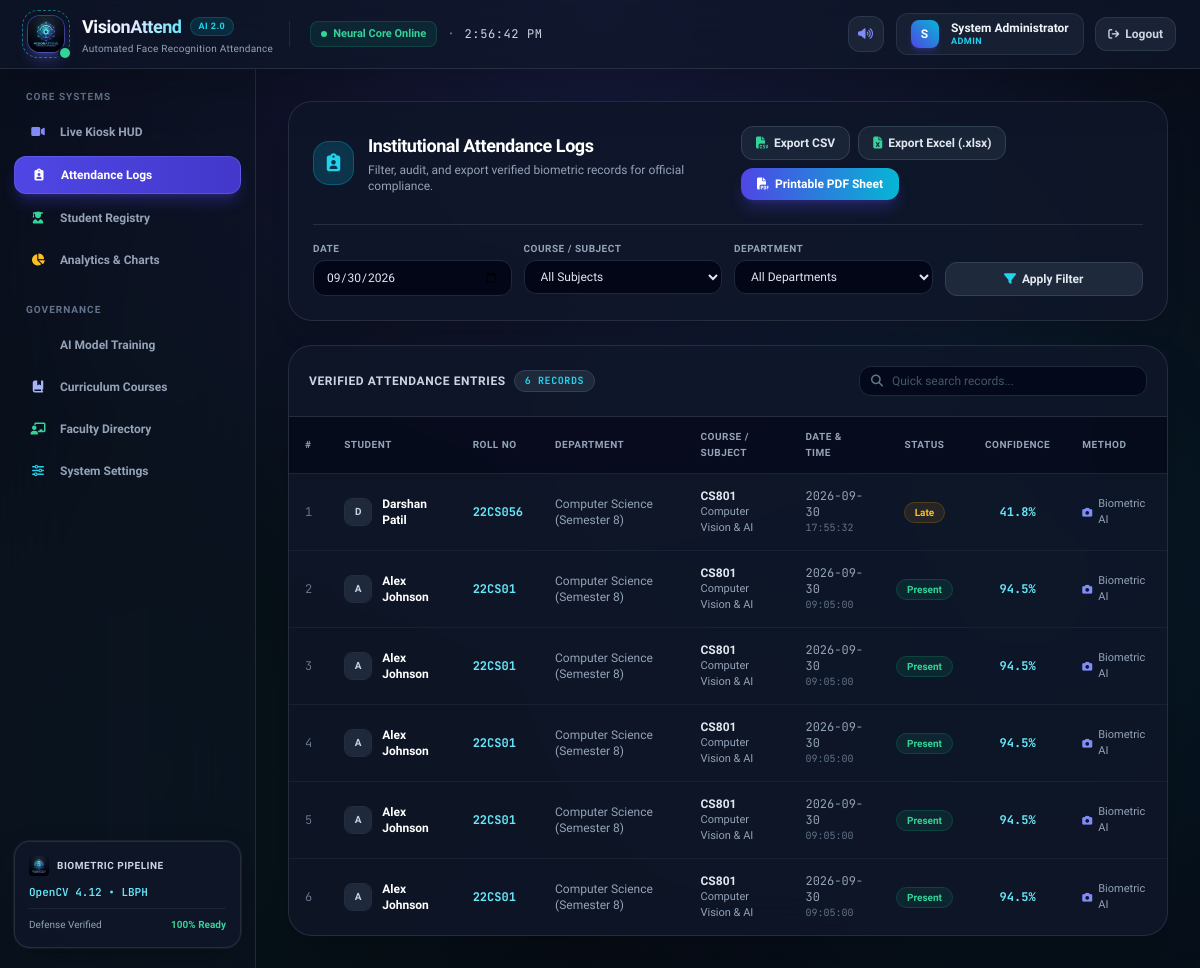
/attendance (signed in), run on an earlier commit of the app's database.
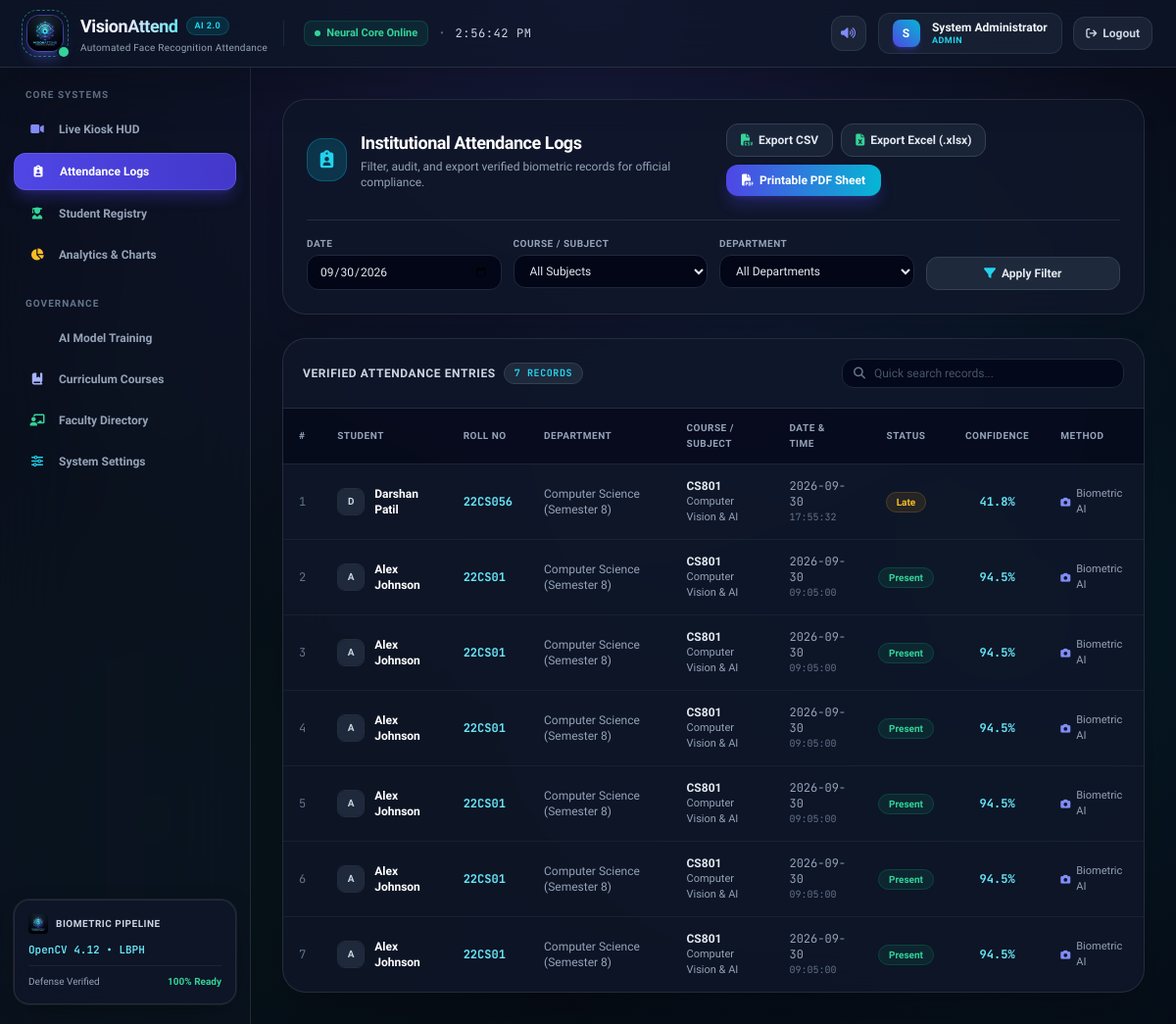
And on a later commit of the database.
### tables this page shows
CREATE TABLE attendance (
                id INTEGER PRIMARY KEY AUTOINCREMENT,
                student_id INTEGER NOT NULL,
                subject_id INTEGER NOT NULL,
                date TEXT NOT NULL, -- YYYY-MM-DD
                time TEXT NOT NULL, -- HH:MM:SS
                status TEXT NOT NULL CHECK(status IN ('Present', 'Late', 'Absent')),
                confidence REAL DEFAULT 0.0,
                liveness_verified INTEGER DEFAULT 1,
                session_type TEXT DEFAULT 'Regular Class',
                method TEXT DEFAULT 'Face Recognition',
                created_at TIMESTAMP DEFAULT CURRENT_TIMESTAMP,
                FOREIGN KEY (student_id) REFERENCES students(id) ON DELETE CASCADE,
                FOREIGN KEY (subject_id) REFERENCES subjects(id) ON DELETE CASCADE
            );

CREATE TABLE students (
                id INTEGER PRIMARY KEY AUTOINCREMENT,
                roll_number TEXT UNIQUE NOT NULL,
                name TEXT NOT NULL,
                department TEXT NOT NULL,
                semester TEXT NOT NULL,
                email TEXT,
                phone TEXT,
                face_samples_count INTEGER DEFAULT 0,
                photo_path TEXT,
                created_at TIMESTAMP DEFAULT CURRENT_TIMESTAMP
            );

CREATE TABLE subjects (
                id INTEGER PRIMARY KEY AUTOINCREMENT,
                code TEXT UNIQUE NOT NULL,
                name TEXT NOT NULL,
                department TEXT NOT NULL,
                semester TEXT NOT NULL,
                teacher_id INTEGER,
                created_at TIMESTAMP DEFAULT CURRENT_TIMESTAMP,
                FOREIGN KEY (teacher_id) REFERENCES teachers(id) ON DELETE SET NULL
            );

### app.py (the view)
@app.route("/attendance")
@login_required(roles=["admin", "teacher"])
def attendance_records_page():
    date_filter = request.args.get("date", datetime.now().strftime("%Y-%m-%d"))
    subject_filter = request.args.get("subject_id")
    dept_filter = request.args.get("department")
    records = get_attendance_records(
        date=date_filter if date_filter else None,
        subject_id=int(subject_filter) if subject_filter else None,
        department=dept_filter if dept_filter else None
    )
    subjects = get_all_subjects()
    return render_template(
        "attendance.html",
        records=records,
        subjects=subjects,
        selected_date=date_filter,
        selected_subject=subject_filter,
        selected_dept=dept_filter
    )

### templates/attendance.html (shortened to what this page needs)
{% extends "base.html" %}
{% block content %}
<div class="space-y-6">
    <div class="bg-slate-900/80 border border-white/10 p-6 rounded-3xl shadow-xl backdrop-blur-xl">
        <div class="flex flex-col md:flex-row md:items-center justify-between gap-4 mb-6">
            <div class="flex items-center space-x-3.5">
                <div class="w-11 h-11 rounded-2xl bg-cyan-500/20 text-cyan-400 flex items-center justify-center border border-cyan-500/30 text-lg shadow-inner">
                    <i class="fa-solid fa-clipboard-user"></i>
                </div>
                <div>
                    <h1 class="text-lg font-black text-white tracking-tight">Institutional Attendance Logs</h1>
                    <p class="text-slate-400 text-xs mt-0.5">Filter, audit, and export verified biometric records for official compliance.</p>
                </div>
            </div>
            <div class="flex flex-wrap items-center gap-2">
                <a href="{{ url_for('export_csv', date=selected_date, subject_id=selected_subject, department=selected_dept) }}"
                   class="px-3.5 py-2 rounded-xl bg-slate-800/80 hover:bg-slate-700 text-slate-200 border border-slate-700 text-xs font-bold flex items-center space-x-1.5 transition-all">
                    <i class="fa-solid fa-file-csv text-emerald-400"></i>
                    <span>Export CSV</span>
                </a>
                <a href="{{ url_for('export_excel', date=selected_date, subject_id=selected_subject, department=selected_dept) }}"
                   class="px-3.5 py-2 rounded-xl bg-slate-800/80 hover:bg-slate-700 text-slate-200 border border-slate-700 text-xs font-bold flex items-center space-x-1.5 transition-all">
                    <i class="fa-solid fa-file-excel text-emerald-400"></i>
                    <span>Export Excel (.xlsx)</span>
                </a>
                <a href="{{ url_for('export_pdf', date=selected_date, subject_id=selected_subject, department=selected_dept) }}"
                   class="px-4 py-2 rounded-xl bg-gradient-to-r from-indigo-600 to-cyan-500 hover:from-indigo-500 hover:to-cyan-400 text-white text-xs font-bold flex items-center space-x-1.5 shadow-lg shadow-indigo-600/30 transition-all">
                    <i class="fa-solid fa-file-pdf"></i>
                    <span>Printable PDF Sheet</span>
                </a>
            </div>
        </div>
        <form method="GET" action="{{ url_for('attendance_records_page') }}" class="grid grid-cols-1 sm:grid-cols-2 md:grid-cols-4 gap-3 pt-4 border-t border-white/10">
            <div>
                <label class="block text-[10px] font-bold uppercase tracking-wider text-slate-400 mb-1">Date</label>
                <input type="date" name="date" value="{{ selected_date }}"
                       class="w-full px-3 py-2 bg-slate-950 border border-slate-800 rounded-xl text-xs text-slate-200 focus:outline-none focus:border-indigo-500">
            </div>
            <div>
                <label class="block text-[10px] font-bold uppercase tracking-wider text-slate-400 mb-1">Course / Subject</label>
                <select name="subject_id" class="w-full px-3 py-2 bg-slate-950 border border-slate-800 rounded-xl text-xs text-slate-200 focus:outline-none focus:border-indigo-500">
                    <option value="">All Subjects</option>
                </select>
            </div>
            <div>
                <label class="block text-[10px] font-bold uppercase tracking-wider text-slate-400 mb-1">Department</label>
                <select name="department" class="w-full px-3 py-2 bg-slate-950 border border-slate-800 rounded-xl text-xs text-slate-200 focus:outline-none focus:border-indigo-500">
                    <option value="">All Departments</option>
                </select>
            </div>
            <div class="flex items-end space-x-2">
                <button type="submit" class="w-full py-2 px-4 rounded-xl bg-slate-800 hover:bg-slate-700 text-slate-200 border border-slate-700 font-bold text-xs transition-all flex items-center justify-center space-x-1.5">
                    <i class="fa-solid fa-filter text-cyan-400"></i>
                    <span>Apply Filter</span>
                </button>
            </div>
        </form>
    </div>
    <div class="bg-slate-900/80 border border-white/10 rounded-3xl overflow-hidden shadow-2xl backdrop-blur-xl">
        <div class="p-5 border-b border-white/10 flex flex-col sm:flex-row sm:items-center justify-between gap-3">
            <div class="text-xs font-bold uppercase tracking-wider text-slate-300 flex items-center space-x-2">
                <span>Verified Attendance Entries</span>
                <span class="px-2.5 py-0.5 rounded-full text-[10px] bg-slate-800 text-cyan-400 border border-slate-700 font-mono font-bold">{{ records|length }} Records</span>
            </div>
            <div class="relative w-full sm:w-72">
                <span class="absolute inset-y-0 left-0 flex items-center pl-3 text-slate-500 text-xs">
                    <i class="fa-solid fa-magnifying-glass"></i>
                </span>
                <input type="text" id="record-search-input" onkeyup="filterRecordsTable()" placeholder="Quick search records..."
                    class="w-full pl-8 pr-3 py-1.5 bg-slate-950/80 border border-slate-800 rounded-xl text-xs text-slate-200 placeholder-slate-600 focus:outline-none focus:border-indigo-500 font-medium">
            </div>
        </div>
        <div class="overflow-x-auto">
            <table class="w-full text-left text-xs text-slate-300" id="records-table">
                <thead class="bg-slate-950/60 text-slate-400 uppercase font-extrabold text-[10px] tracking-wider border-b border-white/10">
                    <tr>
                        <th class="py-3 px-4">#</th>
                        <th class="py-3 px-4">Student</th>
                        <th class="py-3 px-4">Roll No</th>
                        <th class="py-3 px-4">Department</th>
                        <th class="py-3 px-4">Course / Subject</th>
                        <th class="py-3 px-4">Date & Time</th>
                        <th class="py-3 px-4 text-center">Status</th>
                        <th class="py-3 px-4 text-center">Confidence</th>
                        <th class="py-3 px-4">Method</th>
                    </tr>
                </thead>
                <tbody class="divide-y divide-white/5">
                    {% for r in records %}
                    <tr class="record-row hover:bg-slate-800/40 transition-colors">
                        <td class="py-3.5 px-4 font-mono text-slate-500">{{ loop.index }}</td>
                        <td class="py-3.5 px-4">
                            <div class="flex items-center space-x-2.5">
                                <div class="w-7 h-7 rounded-lg overflow-hidden border border-white/10 shrink-0">
                                </div>
                                <a href="{{ url_for('student_profile', student_id=r.student_id) }}" class="font-bold text-white hover:text-cyan-400 transition-colors">
                                    {{ r.student_name }}
                                </a>
                            </div>
                        </td>
                        <td class="py-3.5 px-4 font-mono text-cyan-300 font-bold">{{ r.roll_number }}</td>
                        <td class="py-3.5 px-4 text-slate-400">{{ r.student_dept }} ({{ r.semester }})</td>
                        <td class="py-3.5 px-4">
                            <span class="font-bold text-slate-200">{{ r.subject_code }}</span>
                            <span class="text-slate-400 text-[11px] block">{{ r.subject_name }}</span>
                        </td>
                        <td class="py-3.5 px-4 font-mono text-slate-400">
                            <div>{{ r.date }}</div>
                            <div class="text-[10px] text-slate-500">{{ r.time }}</div>
                        </td>
                        <td class="py-3.5 px-4 text-center">
                            {% if r.status == 'Present' %}
                                <span class="px-2.5 py-1 rounded-full text-[10px] font-bold bg-emerald-500/10 text-emerald-400 border border-emerald-500/20">Present</span>
                            {% elif r.status == 'Late' %}
                                <span class="px-2.5 py-1 rounded-full text-[10px] font-bold bg-amber-500/10 text-amber-400 border border-amber-500/20">Late</span>
                            {% else %}
                                <span class="px-2.5 py-1 rounded-full text-[10px] font-bold bg-rose-500/10 text-rose-400 border border-rose-500/20">Absent</span>
                            {% endif %}
                        </td>
                        <td class="py-3.5 px-4 text-center font-mono">
                            <span class="text-cyan-300 font-bold">{{ r.confidence }}%</span>
                        </td>
                        <td class="py-3.5 px-4">
                            <span class="inline-flex items-center text-[11px] text-slate-400">
                                {% if r.method == 'Face Recognition' %}
                                    <i class="fa-solid fa-camera text-indigo-400 mr-1.5 text-[10px]"></i> Biometric AI
                                {% else %}
                                    <i class="fa-solid fa-user-pen text-amber-400 mr-1.5 text-[10px]"></i> Manual
                                {% endif %}
                            </span>
                        </td>
                    </tr>
                    {% endfor %}
                </tbody>
            </table>
        </div>
    </div>
</div>
{% endblock %}

What changed in the data, as far as the page shows it:
added attendance: student_name "Alex Johnson", roll_number "22CS01", student_dept "Computer Science", semester "Semester 8", subject_code "CS801", subject_name "Computer Vision & AI", date "2026-09-30", time "09:05:00", status "Present", confidence "94.5", method "Face Recognition" (drawn)
Also different on the page:
{{ records|length }}: "6" → "7"
